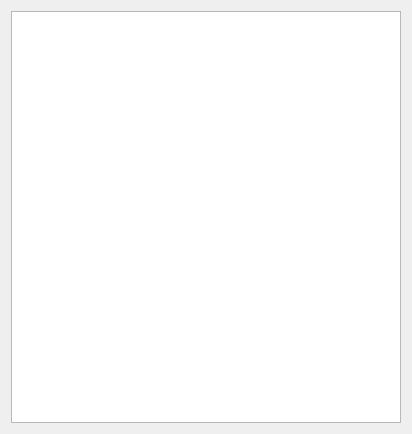
<?xml version="1.0" encoding="UTF-8"?>
<ui version="4.0">
 <class>NodesWindow</class>
 <widget class="QWidget" name="NodesWindow">
  <property name="geometry">
   <rect>
    <x>0</x>
    <y>0</y>
    <width>412</width>
    <height>434</height>
   </rect>
  </property>
  <property name="windowTitle">
   <string>NodesWindow</string>
  </property>
  <property name="locale">
   <locale language="English" country="UnitedStates"/>
  </property>
  <layout class="QHBoxLayout" name="horizontalLayout">
   <item>
    <widget class="QTreeWidget" name="nodesWidget">
     <property name="animated">
      <bool>false</bool>
     </property>
     <attribute name="headerVisible">
      <bool>false</bool>
     </attribute>
     <column>
      <property name="text">
       <string>Main</string>
      </property>
     </column>
    </widget>
   </item>
  </layout>
 </widget>
 <resources/>
 <connections/>
</ui>
